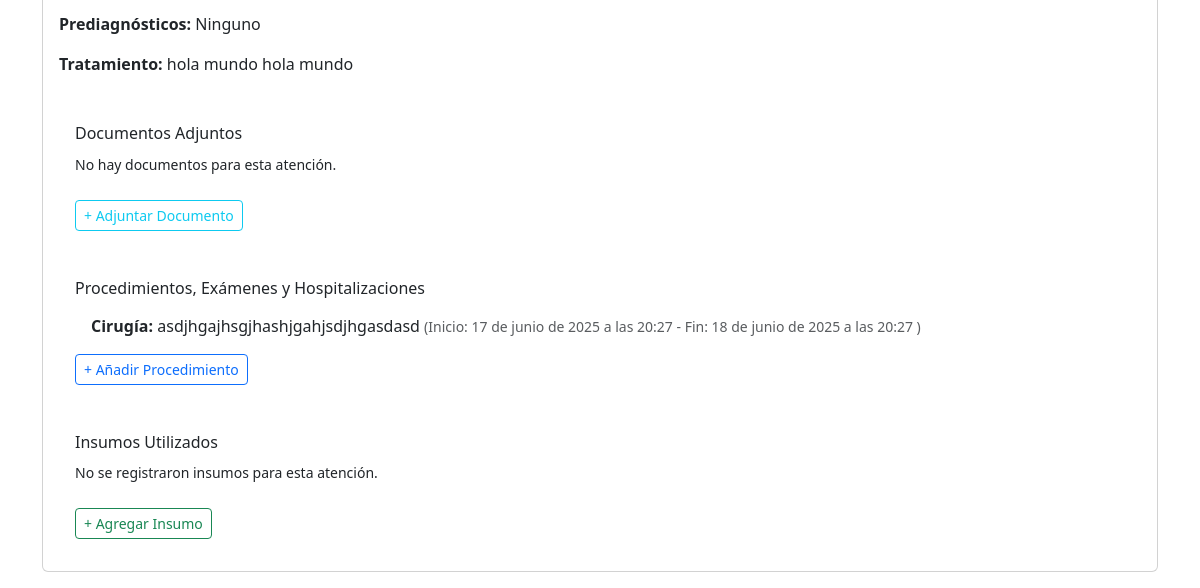
/gestion/pacientes/3/ (signed in, lower part), run on an earlier commit of the app's database.
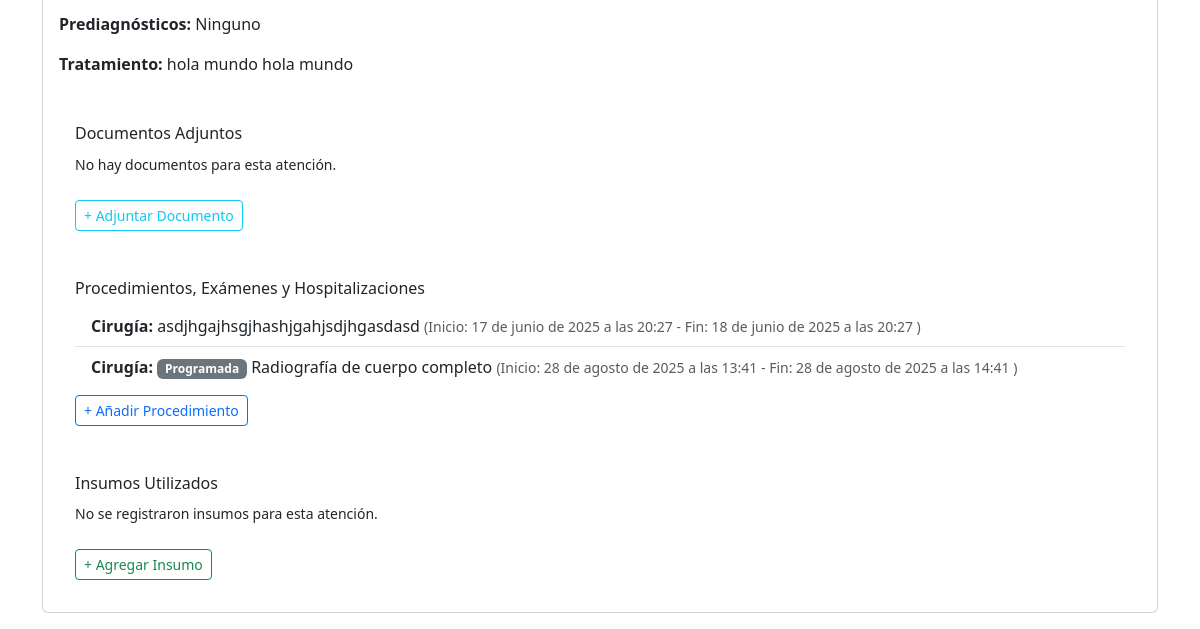
And on a later commit of the database.
### gestion/models.py (models this page shows, shortened)
class AtencionMedica(models.Model):
    TIPO_ATENCION_CHOICES = [
        ('Clínica', 'Clínica Veterinaria'),
        ('Club', 'Club Entre Patitas')
    ]
    TIPO_VISITA_CHOICES = [
        ('Consulta', 'Consulta Básica'),
        ('Urgencia', 'Urgencia'),
        ('Domicilio', 'Visita a Domicilio'),
    ]
    ESTADO_EMOCIONAL_CHOICES = [
        ('Tranquilo', 'Tranquilo'),
        ('Nervioso', 'Nervioso'),
        ('Agresivo', 'Agresivo'),
    ]
    ficha_clinica = models.ForeignKey(FichaClinica, on_delete=models.CASCADE, related_name='atenciones')
    fecha_atencion = models.DateTimeField(auto_now_add=True)
    veterinario = models.ForeignKey(User, on_delete=models.SET_NULL, null=True)
    tipo_atencion = models.CharField(max_length=10, choices=TIPO_ATENCION_CHOICES)
    tipo_visita = models.CharField(max_length=20, choices=TIPO_VISITA_CHOICES)
    motivo_consulta = models.TextField(help_text="Debe tener un mínimo de 10 caracteres.")
    anamnesis = models.TextField(verbose_name="Anamnesis (antecedentes previos y actuales)")
    diagnosticos = models.ManyToManyField(Diagnostico, related_name='atenciones', blank=True, verbose_name="Diagnósticos")
    prediagnosticos = models.ManyToManyField(Diagnostico, related_name='atenciones_prediagnostico', blank=True, verbose_name="Prediagnósticos (Opcional)")
    tratamiento = models.TextField()
    estado_emocional = models.CharField(max_length=20, choices=ESTADO_EMOCIONAL_CHOICES, blank=True, null=True, verbose_name="Comportamiento del Paciente")
    esta_cerrada = models.BooleanField(default=False)
    notas_hospitalizacion = models.TextField(blank=True, null=True, help_text="Notas específicas de la hospitalización")
    jaula_numero = models.CharField(max_length=10, blank=True, null=True, verbose_name="Número de Jaula")
    history = HistoricalRecords()

class Procedimiento(models.Model):
    TIPO_PROCEDIMIENTO_CHOICES = [
        ('Cirugía', 'Cirugía'),
        ('Examen', 'Examen'),
        ('Hospitalización', 'Hospitalización')
    ]
    TIPO_CIRUGIA_CHOICES = [
        ('Urgencia', 'Urgencia'),
        ('Programada', 'Programada'),
    ]
    atencion_medica = models.ForeignKey(AtencionMedica, on_delete=models.CASCADE, related_name='procedimientos')
    tipo = models.CharField(max_length=20, choices=TIPO_PROCEDIMIENTO_CHOICES)
    tipo_cirugia = models.CharField(max_length=20, choices=TIPO_CIRUGIA_CHOICES, blank=True, null=True, verbose_name="Tipo de Cirugía")
    descripcion = models.TextField()
    fecha_inicio = models.DateTimeField()
    fecha_fin = models.DateTimeField(blank=True, null=True)

### gestion/views.py (the view)
# urls.py: path('pacientes/<int:paciente_id>/', views.detalle_paciente, name='detalle_paciente'),
@login_required
def detalle_paciente(request, paciente_id):
    paciente = get_object_or_404(Paciente, pk=paciente_id)
    try:
        ficha = FichaClinica.objects.get(paciente=paciente)
        atenciones = AtencionMedica.objects.filter(ficha_clinica=ficha).order_by('-fecha_atencion')
    except FichaClinica.DoesNotExist:
        ficha = None
        atenciones = []
    contexto = {
        'paciente': paciente,
        'ficha': ficha,
        'atenciones': atenciones,
    }
    return render(request, 'gestion/detalle_paciente.html', contexto)

### gestion/models.py (called while the page is built)
    @property
    def edad(self):
        hoy = date.today()
        if self.fecha_nacimiento:
            edad_calculada = hoy.year - self.fecha_nacimiento.year
            if (hoy.month, hoy.day) < (self.fecha_nacimiento.month, self.fecha_nacimiento.day):
                edad_calculada -= 1
            return edad_calculada
        return None

### gestion/templates/gestion/detalle_paciente.html (shortened to what the changed rows need)
{% extends 'gestion/base.html' %}
{% block content %}
    {% for atencion in atenciones %}
        <div class="card mb-3">
            <div class="card-body">
                <p><strong>Prediagnósticos:</strong>
                    {% for prediag in atencion.prediagnosticos.all %}
                        <span class="badge bg-warning text-dark">{{ prediag.nombre }}</span>
                    {% empty %}
                        Ninguno
                    {% endfor %}
                </p>
                <p><strong>Tratamiento:</strong> {{ atencion.tratamiento }}</p>
                <div class="card-body">
                    <div class="mt-3">
                        <h6>Documentos Adjuntos</h6>
                        {% if atencion.documentos.all %}
                            <ul class="list-group list-group-flush">
                            {% for doc in atencion.documentos.all %}
                                <li class="list-group-item">
                                    <a href="{{ doc.archivo.url }}" target="_blank">{{ doc.titulo }}</a>
                                    <small class="text-muted"> (Subido el: {{ doc.fecha_subida }})</small>
                                </li>
                            {% endfor %}
                            </ul>
                        {% else %}
                            <p><small>No hay documentos para esta atención.</small></p>
                        {% endif %}
                        <a href="{% url 'adjuntar_documento' atencion.id %}" class="btn btn-outline-info btn-sm mt-2">+ Adjuntar Documento</a>
                    </div>
                </div>
                <div class="card-body">
                    <div class="mt-3">
                        <h6>Procedimientos, Exámenes y Hospitalizaciones</h6>
                        {% if atencion.procedimientos.all %}
                            <ul class="list-group list-group-flush">
                            {% for procedimiento in atencion.procedimientos.all %}
                                <li class="list-group-item">
                                    <strong>{{ procedimiento.get_tipo_display }}:</strong>
                                    {% if procedimiento.tipo == 'Cirugía' and procedimiento.tipo_cirugia %}
                                        <span class="badge bg-secondary">{{ procedimiento.get_tipo_cirugia_display }}</span>
                                    {% endif %}
                                    {{ procedimiento.descripcion }}
                                    <small class="text-muted">
                                        (Inicio: {{ procedimiento.fecha_inicio }}
                                        {% if procedimiento.fecha_fin %}
                                            - Fin: {{ procedimiento.fecha_fin }}
                                        {% endif %})
                                    </small>
                                </li>
                            {% endfor %}
                            </ul>
                        {% endif %}
                        <a href="{% url 'crear_procedimiento' atencion.id %}" class="btn btn-outline-primary btn-sm mt-2">+ Añadir Procedimiento</a>
                    </div>
                </div>
                <div class="card-body">
                    <div class="mt-3">
                        <h6>Insumos Utilizados</h6>
                        {% if atencion.insumos_utilizados.all %}
                            <table class="table table-sm table-bordered">
                                <thead>
                                    <tr>
                                        <th>Insumo</th>
                                        <th>Cantidad</th>
                                        <th>Costo Unitario</th>
                                        <th>Costo Total</th>
                                    </tr>
                                </thead>
                                <tbody>
                                {% for item in atencion.insumos_utilizados.all %}
                                    <tr>
                                        <td>{{ item.insumo.nombre }}</td>
                                        <td>{{ item.cantidad }}</td>
                                        <td>${{ item.insumo.costo }}</td>
                                        <td>${{ item.costo_total }}</td>
                                    </tr>
                                {% endfor %}
                                </tbody>
                            </table>
                        {% else %}
                            <p><small>No se registraron insumos para esta atención.</small></p>
                        {% endif %}
                        <a href="{% url 'agregar_insumo' atencion.id %}" class="btn btn-outline-success btn-sm mt-2">+ Agregar Insumo</a>
                    </div>
                </div>
            </div>
        </div>
    {% empty %}
        <div class="alert alert-info">No hay atenciones registradas.</div>
    {% endfor %}
{% endblock %}

What changed in the data, as far as the page shows it:
added Procedimiento: tipo "Cirugía", tipo_cirugia "Programada", descripcion "Radiografía de cuerpo completo", fecha_inicio "28 de agosto de 2025 a las 13:41", fecha_fin "28 de agosto de 2025 a las 14:41"
